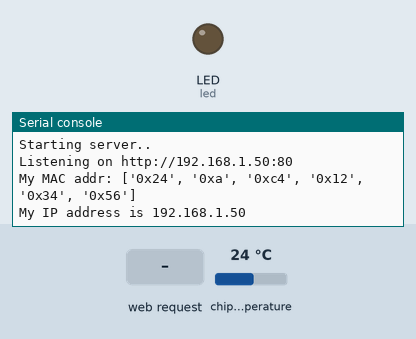
This program was run on a simulated CircuitPython board. Shown: output pins drawn as LEDs (lit = HIGH), the last lines printed to the serial console. Inputs (shaded band) come from the test bench; at power-on: chip temperature 24 °C. Values from a settings file that is not in the repository are placeholders.

Above: at 2.7 s.
2.8 s: HTTP request GET /led received
At 4.0 s:
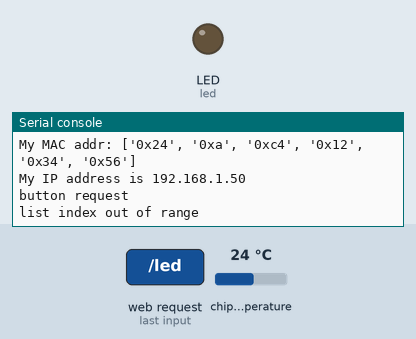
4.3 s: HTTP request GET /temp received
At 5.2 s:
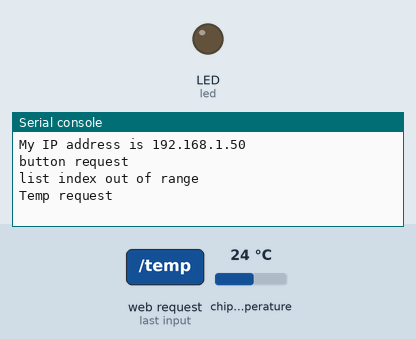
5.8 s: HTTP request GET / received
At 6.3 s:
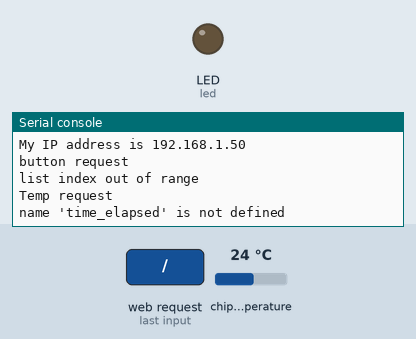

The program:

code.py
```python
import os
import time
import ipaddress
import wifi
import socketpool
import board
import microcontroller
import terminalio
from digitalio import DigitalInOut, Direction
from adafruit_httpserver.server import HTTPServer
from adafruit_httpserver.request import HTTPRequest
from adafruit_httpserver.response import HTTPResponse
from adafruit_httpserver.methods import HTTPMethod
from adafruit_httpserver.mime_type import MIMEType

#  onboard LED setup
led = DigitalInOut(board.LED)
led.direction = Direction.OUTPUT
led.value = False

#  function to convert celcius to fahrenheit
def c_to_f(temp):
    temp_f = (temp * 9/5) + 32
    return temp_f

#  connect to network
print()
print("Connecting to WiFi")

#  connect to your SSID
wifi.radio.connect(os.getenv('CIRCUITPY_WIFI_SSID'), os.getenv('CIRCUITPY_WIFI_PASSWORD'))

print("Connected to WiFi")
pool = socketpool.SocketPool(wifi.radio)
server = HTTPServer(pool, "/static")

# variables for HTML
unit = "F"
#  font for HTML
font_family = "monospace"

#  the HTML script
#  setup as an f string
#  this way, can insert string variables from code.py directly
#  of note, use {{ and }} if something from html *actually* needs to be in brackets
#  i.e. CSS style formatting
def webpage():
    temp = str(c_to_f(microcontroller.cpu.temperature))

    html = f"""
    <!DOCTYPE html>
    <html>
    <head>
    <meta http-equiv="Content-type" content="text/html;charset=utf-8">
    <meta name="viewport" content="width=device-width, initial-scale=1">
    <script src="https://ajax.googleapis.com/ajax/libs/jquery/3.6.4/jquery.min.js"></script>
    <style>
    html{{font-family: {font_family}; background-color: lightgrey;
    display:inline-block; margin: 0px auto; text-align: center;}}
      h1{{color: deeppink; width: 200; word-wrap: break-word; padding: 2vh; font-size: 20px;}}
      p{{font-size: 15px; width: 200; word-wrap: break-word;}}
      .button{{font-family: {font_family};display: inline-block;
      background-color: black; border: none;
      border-radius: 4px; color: white; padding: 5px 5px;
      text-decoration: none; font-size: 30px; margin: 2px; cursor: pointer;}}
      p.dotted {{margin: auto;
      width: 75%; font-size: 15px; text-align: center;}}
    </style>
    </head>
    <body>
    <title>Pico W HTTP Server</title>
    <h1>Pico W HTTP Server</h1>
    <br>
    <p class="dotted">This is a Pico W running an HTTP server with CircuitPython.</p>
    <br>
    <p class="dotted">The current ambient temperature near the Pico W is
    <span style="color: deeppink;"><span id="temp">{temp}</span>°{unit}</span></p><br>
    <h1>Control the LED on the Pico W with these buttons:</h1><br>
    <p><button class="button" name="LED" value="ON" type="submit">LED ON</button></a></p>
    <p><button class="button" name="LED" value="OFF" type="submit">LED OFF</button></a></p>
    <h1>Stpwatch for HW13</h1>
    <p>Elapsed Time: <span style="color: deeppink;">{time_elapsed}</span> s</p></p>
    <p><button class="button" name="stopwatch" type="submit">Update Stopwatch</button></p>
    </body>
    <script>
    // LED buttons handler
    $(".button").click((el) => {{ $.post("/led", {{[el.target.name]: el.target.value}}) }});
    // 1 sec temperature refresher
    setInterval(() => {{
        $.get("/temp", (data) => {{
            $("#temp").text(data);
        }});
    }}, 1000);
    </script>
    </html>
    """
    return html

#  route default static IP
@server.route("/")
def base(request: HTTPRequest):
    #  serve the HTML f string
    #  with content type text/html
    with HTTPResponse(request, content_type=MIMEType.TYPE_HTML) as response:
        response.send(f"{webpage()}")

# change led state
@server.route("/led", method=HTTPMethod.POST)
def buttonpress(request: HTTPRequest):
    print("button request")
    #  get query params (doesn't handle all cases, use with caution
    query = {x[0] : x[1] for x in [x.split("=") for x in request.body.decode("utf8").split("&")]}
    #  if the led on button was pressed
    if "LED" in query:
        #  turn on or off the onboard LED
        led.value = (query["LED"] == "ON")
    # Acknowledge
    with HTTPResponse(request, content_type=MIMEType.TYPE_HTML) as response:
        response.send()

# get temperature
@server.route("/temp")
def temp(request: HTTPRequest):
    print("Temp request")
    # Read temperature
    temp = str(c_to_f(microcontroller.cpu.temperature))

    with HTTPResponse(request, content_type=MIMEType.TYPE_HTML) as response:
        response.send(temp)

print("Starting server..")
# startup the server
try:
    server.start(str(wifi.radio.ipv4_address))
    print("Listening on http://%s:80" % wifi.radio.ipv4_address)
    #  prints MAC address to REPL
    print("My MAC addr:", [hex(i) for i in wifi.radio.mac_address])
    #  prints IP address to REPL
    print("My IP address is", wifi.radio.ipv4_address)
#  if the server fails to begin, restart the pico w
except OSError:
    time.sleep(5)
    print("Restarting..")
    microcontroller.reset()

while True:
    try:
        #  poll the server for incoming/outgoing requests
        server.poll()
    except Exception as e:
        print(e)
        continue
```

Measured:
- after the input at 2.8 s, the serial console: prints a new line at once (image 1)
- after the input at 4.3 s, the serial console: prints a new line at once (image 2)
- after the input at 5.8 s, the serial console: prints a new line at once (image 3)
